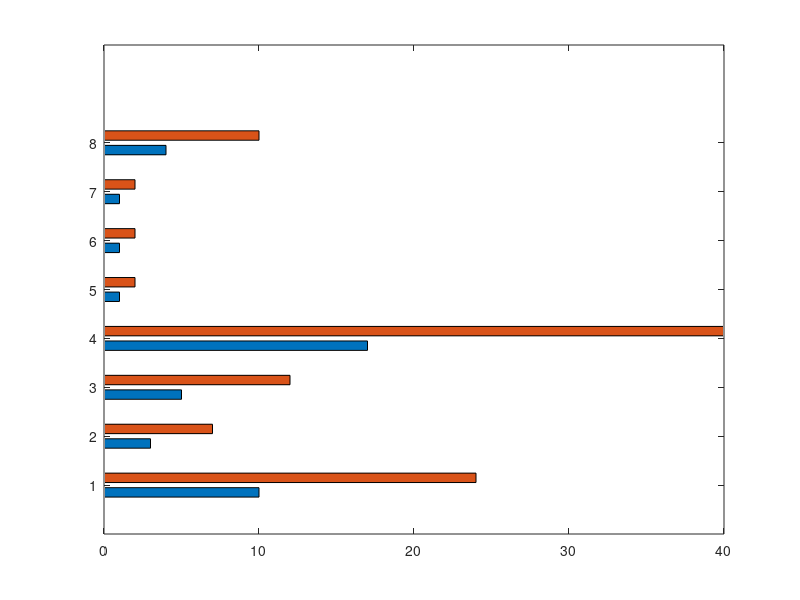

This chart was generated by the following MATLAB code: (Note: this script raises an error after producing the figure.)
% Helminth species studied

clear; clc; close all;

species = {'H','R','RH','RHW','RHWS','S','W','Other'};
counts = [10 3 5 17 1 1 1 4];

percentages = round((counts/42)*100);

data = [counts' percentages'];

% Create figure
figure('Units','inches','Position',[2 2 7 4.5],'Color','white');

% Horizontal grouped bar chart
b = barh(data,'grouped','BarWidth',0.7);

b(1).FaceColor = [0.2 0.6 0.9];   % blue
b(2).FaceColor = [0.9 0.4 0.1];   % orange

% Axis labels
xlabel('Articles (%)','FontSize',11,'FontWeight','bold');
ylabel('Helminth type','FontSize',11,'FontWeight','bold');

% Title
title('Helminth species studied','FontSize',12,'FontWeight','bold');

% Y-axis categories
yticks(1:length(species))
yticklabels(species)

% Legend
legend({'Number of Articles','Percentage'}, ...
       'Location','southeast','Box','off')

% Improve axis appearance
set(gca,...
    'FontSize',10,...
    'LineWidth',1,...
    'Box','on',...
    'TickDir','out')

grid on

% Tight layout
set(gca,'LooseInset',get(gca,'TightInset'))

% Save as high-resolution TIFF (600 dpi)
print(gcf,'Helminth_species_studied','-dtiff','-r600')
